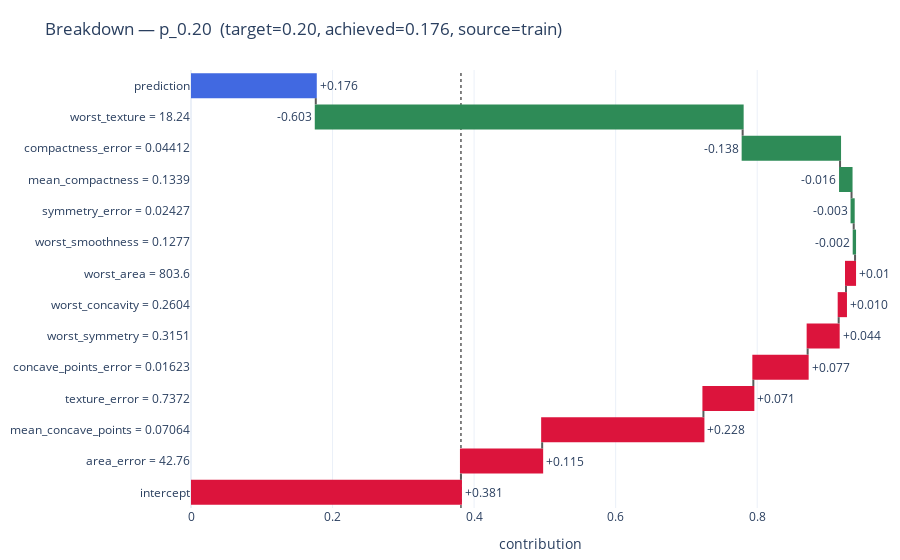

The cell this chart's notebook holds for it:
### Markdown cell above
### 🔍 Breakdown — amostra **p_min** (prob. prevista ≈ **0,00**)

Vamos interpretar o gráfico de **Breakdown** para a amostra **pmin** (aquela com **probabilidade prevista ≈ 0**). O gráfico mostra um "**caminho de contribuições**" (waterfall) que parte do **intercepto** e soma os efeitos de cada variável até chegar à probabilidade final.

### Como ler

* **Barra vermelha (intercept)**: ponto de partida do modelo (**~0,381**).
* **Barras verdes**: **diminuem** a probabilidade final (empurram para Benigno).
* **Barras vermelhas**: **aumentam** a probabilidade (empurram para Maligno).
* O eixo x mostra a **probabilidade cumulativa** após cada passo.

### Passo a passo (principais destaques)

1. **Intercepto ~ 0,381 → 0,432**
   Pequenos **empurrões para cima** (malignidade) vindos de:

   * `compactness_error = 0.01084` (+0,050)
   * `worst_smoothness = 0.1584` (+0,027)
   * `mean_compactness = 0.07568` (+0,019)
   * `worst_symmetry = 0.2932` (+0,019)
     Esses valores, um pouco mais altos, **puxam levemente** para Maligno.

2. **Virada para baixo (predomínio de sinais de benignidade)**
   Em seguida aparecem efeitos **negativos** (verde) que **reduzem fortemente** a probabilidade:

   * `texture_error = 1.508` (−0,022) e `symmetry_error = 0.02659` (−0,023) já começam a puxar para baixo.
   * **Grandes quedas** vêm de atributos **muito baixos** em medidas críticas:

     * `worst_concavity = 0.0` (−0,089)
     * `worst_area = 185.2` (baixo) (−0,103)
     * `worst_texture = 19.54` (baixo) (−0,129)
     * `concave_points_error = 0.0` (−0,117)
     * `mean_concave_points = 0.0` (−0,012)

3. **Fechamento em ~0**

   * `area_error = 9.833` finaliza a descida (contribuição residual) e a probabilidade **colapsa para ~0**.

### Interpretação clínica/modelo

* Esta amostra exibe **valores muito baixos** nas variáveis que, quando **altas**, caracterizam **malignidade** (`worst_area`, `worst_texture`, `worst_concavity`, `mean_concave_points`, `concave_points_error`).
* Apesar de **pequenos sinais pró-malignidade** relacionados a **smoothness/compactness/symmetry**, eles **não são suficientes** para contrabalançar a **forte evidência de benignidade** nas medidas de **área/texture/concavidade**.
* Resultado coerente com os **PDPs** e com os **coeficientes da LR_L2**: aumentos nessas variáveis "de pior caso" elevam o risco; aqui, como estão **baixas ou zero**, a previsão é **Benigno com prob. ~0**.

### Code cell
# Break Down: prob ≈ 0.20
label = "p_0.20"
obs   = obs_for_breakdown[label]
bd    = explainer.predict_parts(new_observation=obs, type="break_down", keep_distributions=True)

meta  = selected_df[selected_df["selection_label"] == label].iloc[0]
title = (f"Breakdown — {label}  (target={meta['target_p']:.2f}, "
         f"achieved={meta['achieved_p']:.3f}, source={meta['source']})")

print(bd.result[["variable","variable_value","contribution","cumulative"]])

fig = plot_breakdown_from_bd(bd, title=title)
fig.show()

### Figure 1 — Plotly figure (JSON) as saved in the notebook; plotly's stock layout.template omitted (floating-point values rounded to 4 significant figures)
{"data": [{"connector": {"line": {"color": "rgb(90,90,90)"}}, "customdata": [[0.3814, 0, 0.3814], [0.1148, 0.3814, 0.4962], [0.2278, 0.4962, 0.724], [0.07054, 0.724, 0.7945], [0.07674, 0.7945, 0.8713], [0.04384, 0.8713, 0.9151], [0.01031, 0.9151, 0.9254], [0.01282, 0.9254, 0.9383], [-0.001908, 0.9383, 0.9364], [-0.003051, 0.9364, 0.9333], [-0.01624, 0.9333, 0.9171], [-0.1376, 0.9171, 0.7794], [-0.6031, 0.7794, 0.1763], [0.1763, 0, 0.1763]], "decreasing": {"marker": {"color": "seagreen"}}, "hovertemplate": "%{y}<br>contribution (Δ): %{customdata[0]:.3f}<br>cum. before: %{customdata[1]:.3f}<br>cum. after: %{customdata[2]:.3f}<extra></extra>", "increasing": {"marker": {"color": "crimson"}}, "measure": ["relative", "relative", "relative", "relative", "relative", "relative", "relative", "relative", "relative", "relative", "relative", "relative", "relative", "total"], "orientation": "h", "text": ["+0.381", "+0.115", "+0.228", "+0.071", "+0.077", "+0.044", "+0.010", "+0.013", "-0.002", "-0.003", "-0.016", "-0.138", "-0.603", "+0.176"], "textposition": "outside", "totals": {"marker": {"color": "royalblue"}}, "type": "waterfall", "x": [0.3814, 0.1148, 0.2278, 0.07054, 0.07674, 0.04384, 0.01031, 0.01282, -0.001908, -0.003051, -0.01624, -0.1376, -0.6031, 0.1763], "y": ["intercept", "area_error = 42.76", "mean_concave_points = 0.07064", "texture_error = 0.7372", "concave_points_error = 0.01623", "worst_symmetry = 0.3151", "worst_concavity = 0.2604", "worst_area = 803.6", "worst_smoothness = 0.1277", "symmetry_error = 0.02427", "mean_compactness = 0.1339", "compactness_error = 0.04412", "worst_texture = 18.24", "prediction"]}], "layout": {"hovermode": "closest", "margin": {"b": 40, "l": 10, "r": 10, "t": 70}, "shapes": [{"layer": "below", "line": {"color": "rgb(90,90,90)", "dash": "dot", "width": 1.5}, "type": "line", "x0": 0.3814, "x1": 0.3814, "y0": 0, "y1": 1, "yref": "paper"}], "showlegend": false, "title": {"text": "Breakdown — p_0.20  (target=0.20, achieved=0.176, source=train)"}, "xaxis": {"title": {"text": "contribution"}}, "yaxis": {"categoryarray": ["intercept", "area_error = 42.76", "mean_concave_points = 0.07064", "texture_error = 0.7372", "concave_points_error = 0.01623", "worst_symmetry = 0.3151", "worst_concavity = 0.2604", "worst_area = 803.6", "worst_smoothness = 0.1277", "symmetry_error = 0.02427", "mean_compactness = 0.1339", "compactness_error = 0.04412", "worst_texture = 18.24", "prediction"], "categoryorder": "array"}}}
